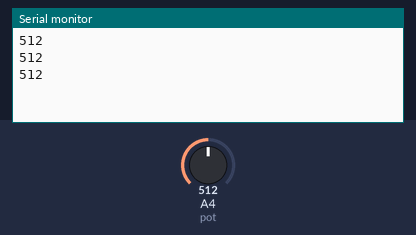
Bench run of a sketch on a simulated Arduino Uno, built with avr-gcc and run on an emulated ATmega328P. Parts: the last lines printed to the serial monitor. Inputs (shaded band) come from the test bench; at power-on: A4 (pot) = 512.

Above: at 1.3 s.
1.4 s: A4 (pot) set to 716
At 1.9 s:
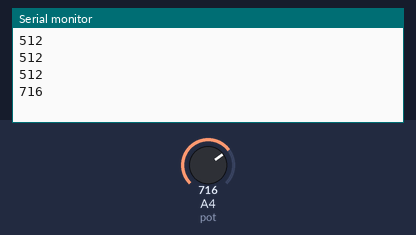
2.9 s: A4 (pot) set to 900
At 3.4 s:
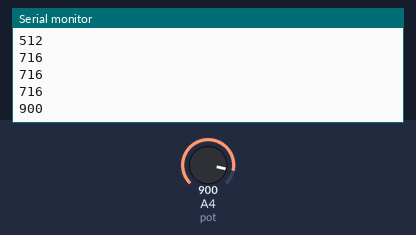
Timing chart, 0 to 5.9 s (numbered marks = the images above; inputs shaded):
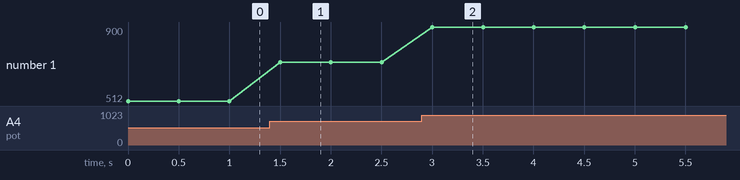

The sketch:

potensiometer.ino
```cpp
// ============================================================
// PERHATIAN / SUGGESTION (KRUSIAL):
// GPIO4 termasuk ADC2. Jika WiFi aktif (SSID/HTTP/MQTT) di sketch,
// semua pin ADC2 TIDAK BISA analogRead -> hasilnya selalu 0.
// -> Pindahkan potensiometer ke pin ADC1: 32, 33, 34, 35, atau 39.
//    Contoh: #define pot 34
// ============================================================
#define pot 4

void setup() {
  Serial.begin(9600);
}

void loop() {
  int potv = analogRead(pot);

  Serial.println(potv);
  delay(500);
}
```

Measured:
- after the input at 1.4 s, the serial monitor: prints a new line after 0.10 s (image 1)
- after the input at 2.9 s, the serial monitor: prints a new line after 0.10 s (image 2)
- plotted number 1: 512 → 716 after the input at 1.4 s, 716 → 900 after the input at 2.9 s
